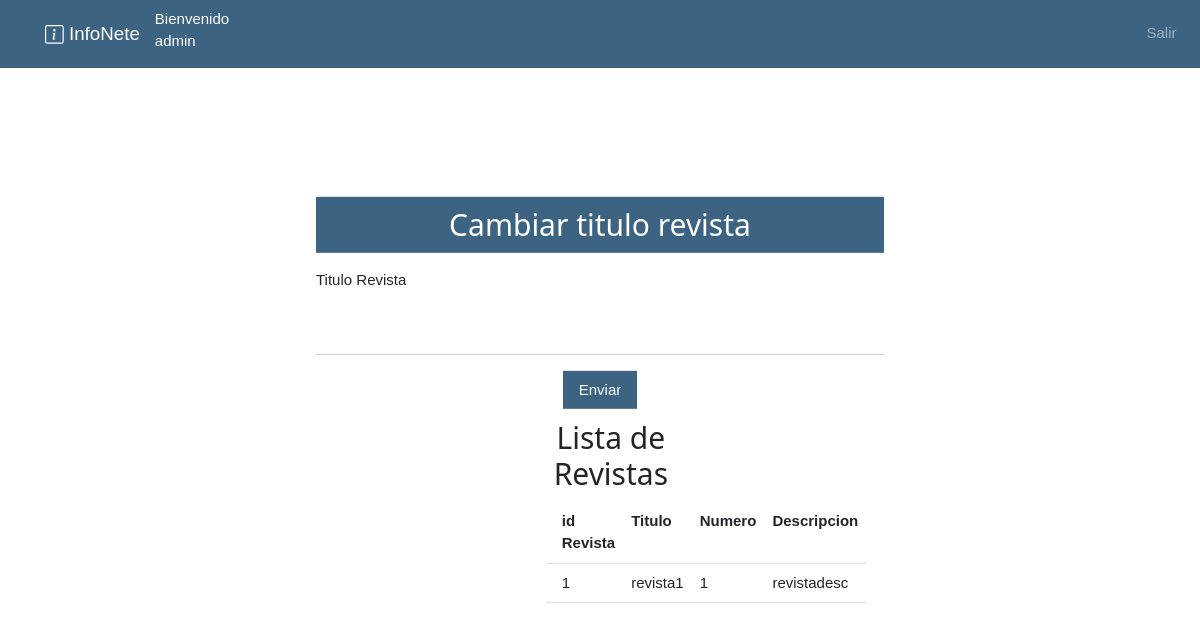
Page /interno.php?page=redirectRevista&cod_revista=1 (signed in) on the earlier database version.
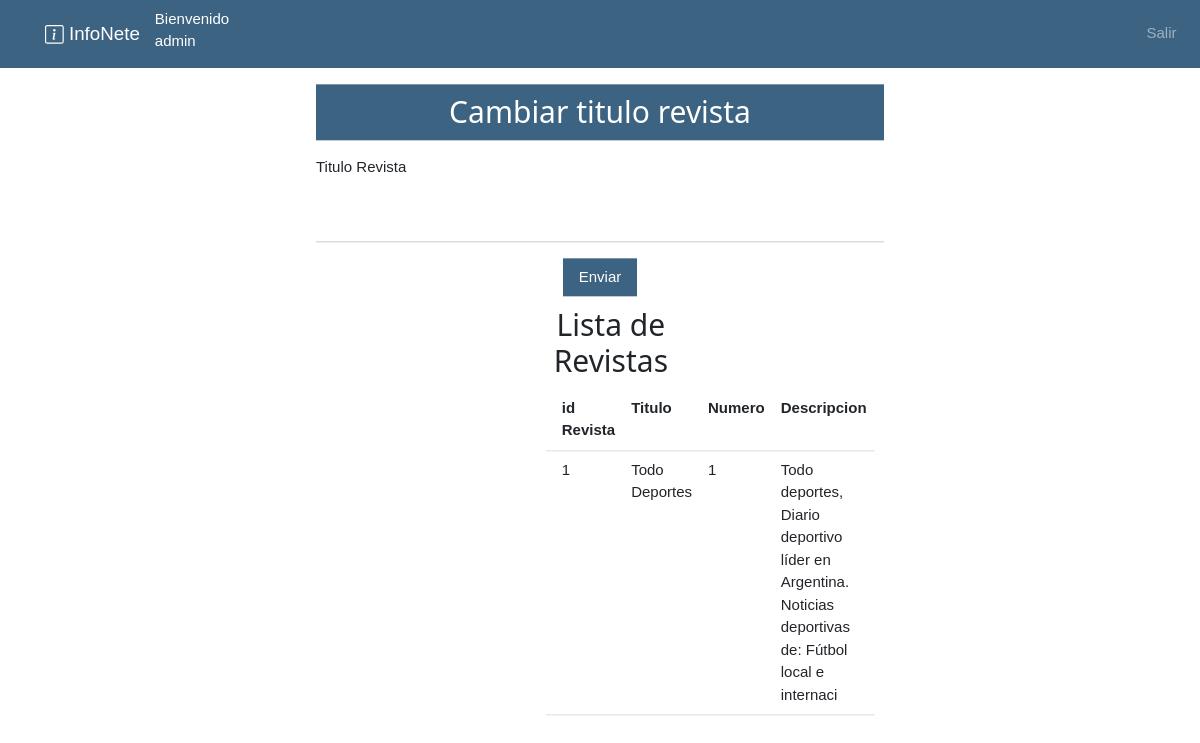
Same page on the later database version.
### tables this page shows
CREATE TABLE Diario_Revista
(
Id int NOT NULL auto_increment,
Titulo  varchar(50),
Numero int NOT NULL,
Descripcion varchar(100),
imagen_revista varchar(200),
CONSTRAINT PK_Revista PRIMARY KEY (Id)
);

### controller/RevistaController.php (called while the page is built, shortened)
<?php
class RevistaController
{
    private $modelo;
    public function __construct()
    {
        include_once("model/RevistaModel.php");
        $this->modelo = new RevistaModel();
    }
    public function redirectEditarRevista($cod_revista)
    {
        $resultadoRevista=$this->modelo->executeBuscarRevistaPorId($cod_revista);
        include_once("view/revista/editarRevistaView.php");
    }
}

### helper/Database.php (called while the page is built, shortened)
<?php
class Database
{
    private $conexion;
    public function __construct()
    {
        $configuracion = parse_ini_file("config/config.ini");
        $servername = $configuracion["servername"];
        $username = $configuracion["username"];
        $dbname = $configuracion["dbname"];
        $password = $configuracion["password"];
        $conn = new mysqli($servername, $username, $password);
        $conn->select_db($dbname);
        $this->conexion = $conn;
    }
    public function queryBuscarRevistaPorId($cod_revista)
    {
        $resultados = array();
        $stmt2 = $this->conexion->prepare("SELECT * FROM Diario_Revista where Id=$cod_revista");
        $stmt2->execute();
        $result = $stmt2->get_result();
        if ($result->num_rows === 0) {
            $_SESSION["sinDatos"] = "0";
        } else {
            $i = 1;
            while ($row = $result->fetch_assoc()) {
                $id = $row['Id'];
                $titulo = $row['Titulo'];
                $numero = $row['Numero'];
                $descripcion = $row['Descripcion'];
                $imagen = $row['imagen_revista'];
                $resultados[$i] = $id . "-" . $titulo . "-" . $numero . "-" . $descripcion . "-".$imagen;
                $i++;
            }
            return $resultados;
        }
    }
}

### model/RevistaModel.php (called while the page is built, shortened)
<?php
include_once("helper/Database.php");
class RevistaModel
{
    private $conexion;
    public function __construct()
    {
        $this->conexion = new Database();
    }
    public function executeBuscarRevistaPorId($cod_revista)
    {
        return  $this->conexion->queryBuscarRevistaPorId($cod_revista);
    }
}

### view/revista/editarRevistaView.php (the view, shortened to what this page needs)
<!doctype html>
<html lang="en">
<head>
</head>
<body>
<form class="w3-container w3-col s6 w3-display-middle" name="registrar" action="interno.php?page=editarRevista" method="post" enctype="application/x-www-form-urlencoded">
    <div class="w3-container bg-primary text-white text-center">
        <h2>Cambiar titulo revista</h2>
    </div>
    <label class="w3-margin-top">Titulo Revista</label>
    <input class="w3-input w3-margin-top" type="text" name="titulo">
    <div class="text-center w3-margin-top"><button class="w3-button bg-primary text-white" >Enviar</button></div>
    <div class="row w3-center" style="margin-left: 35%">
        <div class="col  col-md-6">
            <div class="w3-container">
                <h2>Lista de Revistas</h2>
                <table class="w3-table w3-bordered">
                    <tr class="w3-center">
                        <th>id Revista</th>
                        <th>Titulo</th>
                        <th>Numero</th>
                        <th>Descripcion</th>
                    </tr>
            </div>
            <?php
            if (isset($resultadoRevista)) {
                $tam = sizeof($resultadoRevista);
                for ($i = 1; $i <= $tam; $i++) {
                    $posi = explode("-", $resultadoRevista[$i]);
                    echo "<div>";
                    echo "<td>$posi[0]</td>";
                    echo "<td>$posi[1]</td>";
                    echo "<td>$posi[2]</td>";
                    echo "<td>$posi[3]</td>";
                }
            }
            ?>
        </div>
</form>
</body>
</html>

Differences in the rows shown:
changed diario_revista id 1: Titulo "revista1" → "Todo Deportes"; Descripcion "revistadesc" → "Todo deportes, Diario deportivo líder en Argentina. Noticias deportivas de: Fútbol local e internaci"
